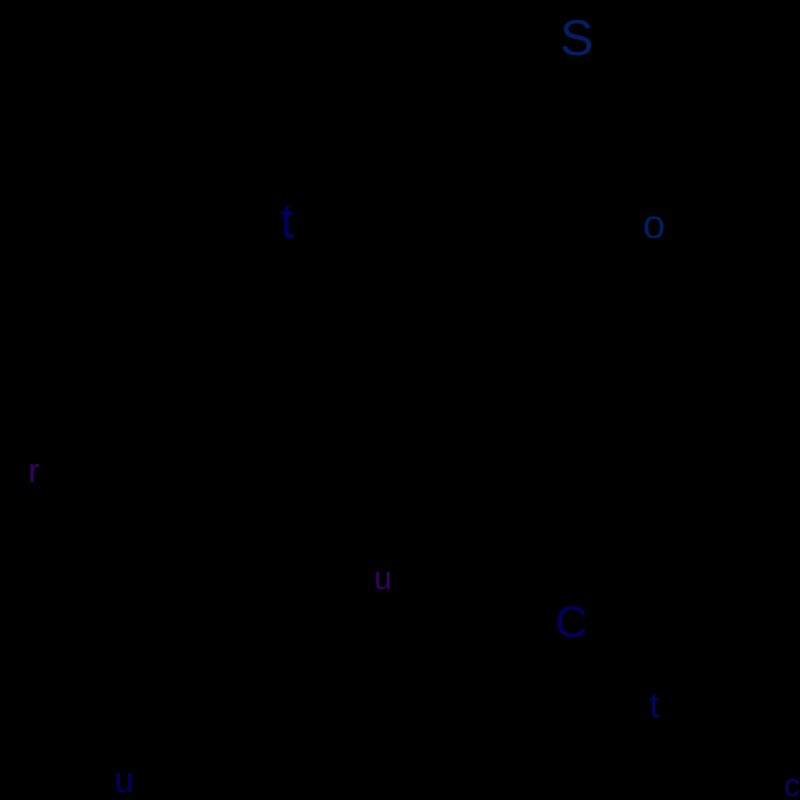
Frame 1 (no input)
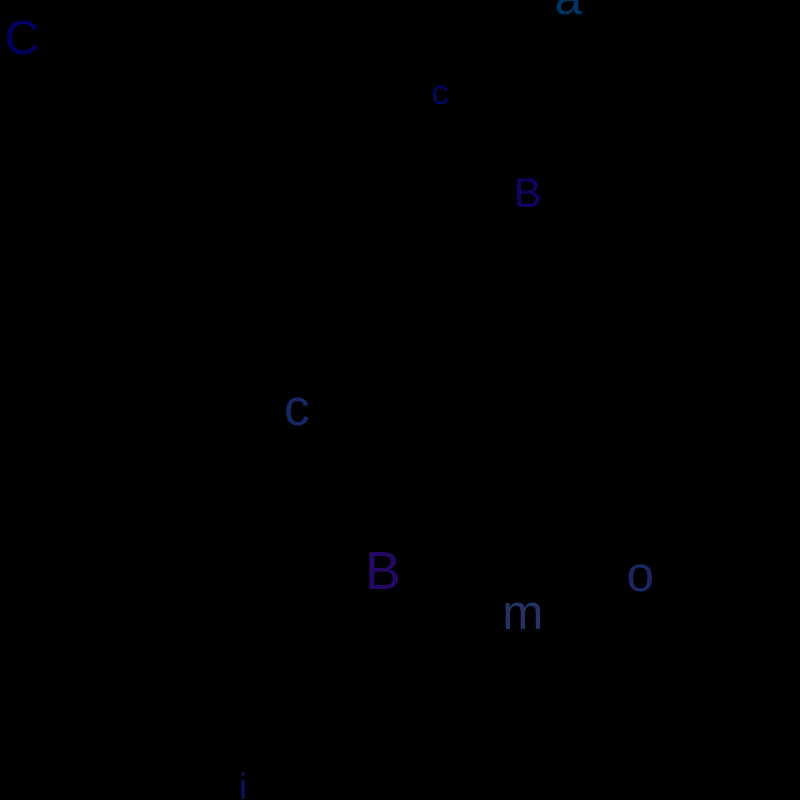
Frame 60 (no input)
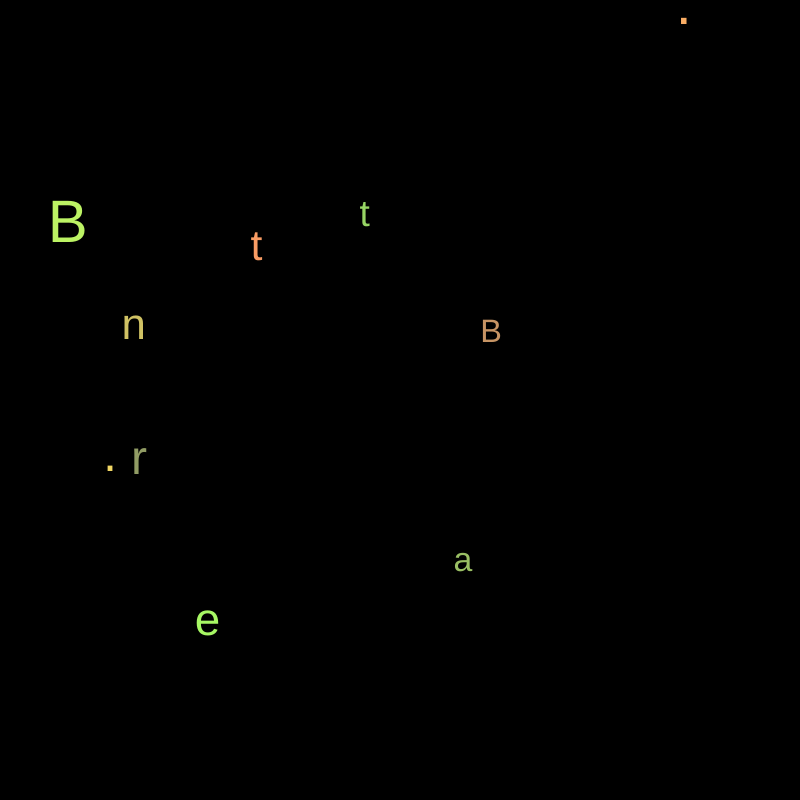
Frame 120 (the mouse pressed at the canvas centre since frame 60)

The p5.js sketch that drew these frames (run headless with seeded random() and noise() and a simulated clock; from frame 60 on, the mouse is pressed at the canvas centre):

// p5.js sketch
// ── sketch.js
let balls = [];

const letters = 'BSc. Creative Computing';

function setup() {
  createCanvas(800, 800);
  textSize(20);
  noStroke();
  
  textFont('Helvetica');
}

function draw() {
  background(0);
  
  
//  for(let i = 0; i < 2; i++){
//   let ball = new Ball(random(width), random(height));
//  balls.push(ball);
// }
    
    for(let i = 0;i < 10; i++){
      const rand = int(random(0,letters.length-1));
      fill((mouseX/2)+random(60,-60), mouseY/2+random(60,-60),100);
      
      textSize(random(30,60));
  
      text(letters[rand], random(width),random(height));
      
  }

  for (let i = balls.length - 1; i >= 0; i--) {
    balls[i].move();
    balls[i].display();
    balls[i].reduceLifespan();
    if (balls[i].lifespan <= 0) {
      balls.splice(i, 1);
    } else {
      for (let j = i + 1; j < balls.length; j++) {
        if (balls[i].collidesWith(balls[j])) {
          balls[i].rebound(balls[j]);
        }
      }
    }
  }
}

function mouseClicked() {
  let ball = new Ball(mouseX, mouseY);
  balls.push(ball);
}

class Ball {
  constructor(x, y) {
    this.x = x;
   this.y = y;
    this.speedX = random(-10, 10);
    this.speedY = random(-10, 0);
   this.gravity = random(-2,2);
    this.friction = 0.4;
   this.radius = random(5,30);
   this.color = color((mouseX/2)+random(60,-60), mouseY/2+random(60,-60),100);
   this.opacity = random(50,100);
   this.lifespan = 150;
    //this.size = random(4,20);
  }

  
  
  move(){
    this.y += this.speedY;
    this.x += this.speedX;
    this.speedX *= this.friction;
    this.speedY *= this.friction;
    this.speedY += this.gravity;
  
    if (this.y + this.radius > height) {
      this.y = height - this.radius;
      this.speedY *= -1;
      this.speedY *= this.friction;
    }
    if (this.y - this.radius < 0) {
      this.y = this.radius;
      this.speedY *= -1;
      this.speedY *= this.friction;
    }
    if (this.x + this.radius > width) {
      this.x = width - this.radius;
      this.speedX *= -1;
      this.speedX *= this.friction;
    }
    if (this.x - this.radius < 0) {
      this.x = this.radius;
      this.speedX *= -1;
      this.speedX *= this.friction;
    
  }
  }
  display(){
    noStroke();
    fill(this.color);
    ellipse(this.x, this.y, this.radius * 2, this.radius * 2);
  }

  collidesWith(other){
    let distance = dist(this.x, this.y, other.x, other.y);
    return distance <= this.radius + other.radius;
}
  
  

  rebound(other){
    let dx = this.x - other.x;
    let dy = this.y - other.y;
    let distance = dist(this.x, this.y, other.x, other.y);
    let unitX = dx / distance;
    let unitY = dy / distance;
    let p = 2 * (this.speedX * unitX + this.speedY * unitY - other.speedX * unitX - other.speedY * unitY) / (this.radius + other.radius);
    this.speedX -= p * other.radius * unitX;
    this.speedY -= p * other.radius * unitY;
    other.speedX += p * this.radius * unitX;
    other.speedY += p * this.radius * unitY;
  }

  reduceLifespan(){
    this.lifespan -= 2;

}
  
}
